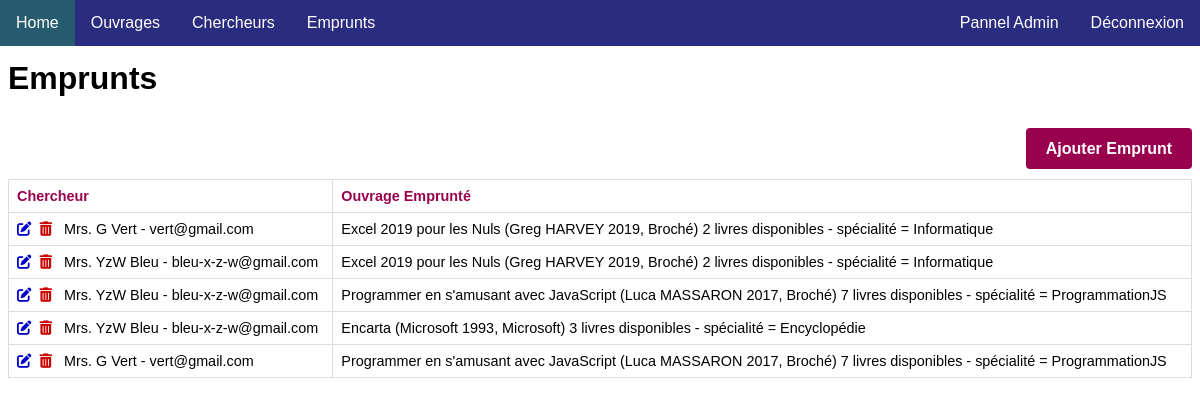
The page /emprunts on the database its author committed.
### e_biblio_data/models.py (models this page shows, shortened)
class Emprunt(models.Model):
    id_chercheur = models.ForeignKey(Chercheur, on_delete=models.CASCADE)
    id_ouvrage = models.ForeignKey(Ouvrage, on_delete=models.CASCADE)

class Chercheur(models.Model):
    nom = models.CharField(max_length=100)
    email = models.EmailField()
    def __str__(self):
        return "%s - %s" % (self.nom, self.email)

class Ouvrage(models.Model):
    titre = models.CharField(max_length=200)
    auteurs = models.CharField(max_length=100)
    editeur = models.CharField(max_length=100)
    date_publication = models.CharField(max_length=100)
    examplaires_dispo = models.IntegerField()
    specialite = models.CharField(max_length=200)
    def __str__(self):
        return "%s (%s %s, %s) %s livres disponibles - spécialité = %s" % (self.titre,self.auteurs,self.date_publication,self.editeur,self.examplaires_dispo,self.specialite)

### e_biblio_app/views.py (the view)
# urls.py: path('emprunts', views.page_emprunts),
def page_emprunts(request):
    return render(request,
                  "e_biblio_app/emprunts.html",
                  {"mes_emprunts": Emprunt.objects.all()})

### e_biblio_app/templates/e_biblio_app/emprunts.html (shortened to what this page needs)
<!DOCTYPE html>
<html lang="en">
<head>
    <link rel="stylesheet" href="../../static/e_biblio_app/style.css">
</head>
<body>
    <div id="nav">
        <ul>
            <li><a class="nav_links" href="/home">Home</a></li>
            <li><a class="nav_links" href="/ouvrages">Ouvrages</a></li>
            <li><a class="nav_links" href="/chercheurs">Chercheurs</a></li>
            <li><a class="nav_links" href="/emprunts">Emprunts</a></li>
            <li style="float:right"><a class="active nav_links" href="logout">Déconnexion</a></li>
            <li style="float:right"><a class="nav_links" href="admin">Pannel Admin</a></li>
        </ul>
    </div>
    <div class="main">
        <h1>Emprunts</h1>
        <div>
          <h4><a id="ajoutter_nouveau" href="/newemprunt">Ajouter Emprunt</a></h4>
          <table>
            <tr>
              <th>Chercheur</th>
              <th>Ouvrage Emprunté</th>
            </tr>
            {% for e in mes_emprunts %}
              <tr>
                  <td>
                        <a href="updateemprunt/{{e.id}}"><i style="color: #0000cc;" class="fas fa-edit"></i></a>&nbsp;
                        <a href="destroyemprunt/{{e.id}}"><i style="color: #cc0000;" class="fas fa-trash-alt"></i></a>
                        &nbsp;&nbsp;{{e.id_chercheur}}
                  </td>
                <td>{{e.id_ouvrage}}</td>
              </tr>
            {% endfor %}
          </table>
        </div>
    </div>
</body>
</html>

### e_biblio_app/static/e_biblio_app/style.css (style rules this page uses)
ul { list-style-type: none; margin: 0; padding: 0; overflow: hidden; background-color: #2A2C7F; position: sticky; top: 0; }
li { float: left; }
.nav_links { display: block; color: white; text-align: center; padding: 14px 16px; text-decoration: none; }
.active { background-color: #2A2C7F; }
#nav { overflow: hidden; width: 100vw; position: fixed; left: 50%; right: 50%; margin-left: -50vw; margin-right: -50vw; top: 0; }
table { font-family: arial, sans-serif; border-collapse: collapse; width: 100%; font-size: 90%; }
td, th { border: 1px solid #dddddd; text-align: left; padding: 8px; }
th { color: #99004d; }
#ajoutter_nouveau { text-decoration: none; background-color: #99004d; color: white; padding: 12px 20px; border: none; border-radius: 4px; cursor: pointer; }
body { font-family: arial, sans-serif; }
.main { margin-top: 60px; }
h4 { float: right; text-decoration: none; }

### rows shown on the page
Emprunt: id_chercheur "Mrs. G Vert - vert@gmail.com", id_ouvrage "Excel 2019 pour les Nuls (Greg HARVEY 2019, Broché) 2 livres disponibles - spécialité = Informatique"
Emprunt: id_chercheur "Mrs. YzW Bleu - bleu-x-z-w@gmail.com", id_ouvrage "Excel 2019 pour les Nuls (Greg HARVEY 2019, Broché) 2 livres disponibles - spécialité = Informatique"
Emprunt: id_chercheur "Mrs. YzW Bleu - bleu-x-z-w@gmail.com", id_ouvrage "Programmer en s'amusant avec JavaScript (Luca MASSARON 2017, Broché) 7 livres disponibles - spécialité = ProgrammationJS"
Emprunt: id_chercheur "Mrs. YzW Bleu - bleu-x-z-w@gmail.com", id_ouvrage "Encarta (Microsoft 1993, Microsoft) 3 livres disponibles - spécialité = Encyclopédie"
Emprunt: id_chercheur "Mrs. G Vert - vert@gmail.com", id_ouvrage "Programmer en s'amusant avec JavaScript (Luca MASSARON 2017, Broché) 7 livres disponibles - spécialité = ProgrammationJS"
